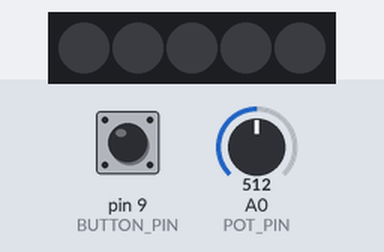
A sketch run on a simulated Arduino Uno, built with avr-gcc and run on an emulated ATmega328P. Shown: 5 RGB LEDs in strip order, left to right. Inputs (shaded band) come from the test bench; at power-on: pin 9 (BUTTON_PIN) HIGH, A0 (POT_PIN) = 512. Dim RGB values are drawn brighter than linear.

Above: at 1.2 s.
1.3 s: pin 9 (BUTTON_PIN) pulled LOW for 0.15 s
At 2.2 s:
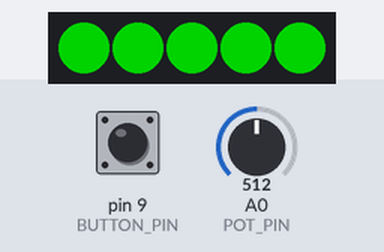
2.9 s: pin 9 (BUTTON_PIN) pulled LOW for 1 s
At 3.4 s:
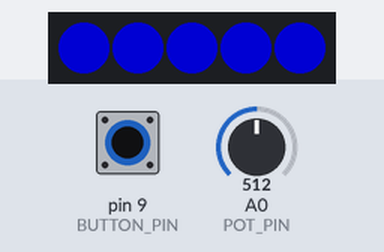
5.4 s: pin 9 (BUTTON_PIN) pulled LOW for 0.15 s
At 6.5 s:
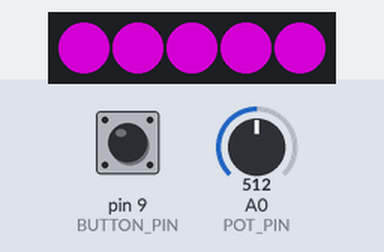
7.0 s: pin 9 (BUTTON_PIN) pulled LOW for 3.2 s
At 7.7 s:
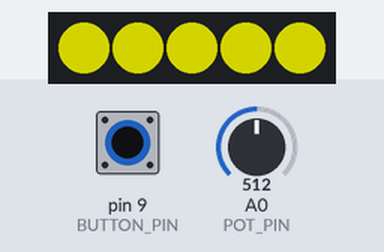
11.7 s: pin 9 (BUTTON_PIN) pulled LOW for 0.15 s
At 12.5 s:
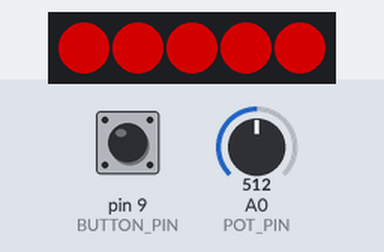
Timing chart, 0 to 14.3 s (numbered marks = the images above; inputs shaded):
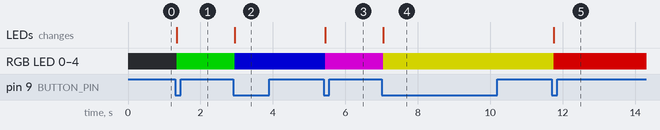

The sketch:

sketch_dec23a.ino
```cpp
#include "Adafruit_NeoPixel.h"

#define PIN 10
#define NUMPIXELS 5
#define BUTTON_PIN 9
#define POT_PIN A0
#define DEBOUNCE_DELAY 50

Adafruit_NeoPixel strip(NUMPIXELS, PIN, NEO_GRB + NEO_KHZ800);

uint32_t colors[] = {
  strip.Color(255, 0, 0),
  strip.Color(0, 255, 0),
  strip.Color(0, 0, 255),
  strip.Color(255, 0, 255),
  strip.Color(255, 255, 0),
};
const int numColors = sizeof(colors) / sizeof(colors[0]);
int currentColorIndex = 0;

int buttonState = LOW;
int lastButtonState = LOW;
unsigned long lastDebounceTime = 0;
int brightness = 150;


void setup() {
  strip.begin();
  pinMode(BUTTON_PIN, INPUT_PULLUP);
  pinMode(POT_PIN, INPUT);
}


void loop() {
  // Чтение значения потенциометра и установка яркости
  brightness = map(analogRead(POT_PIN), 0, 1023, 0, 255);
  strip.setBrightness(brightness);

  // Чтение кнопки
  int reading = digitalRead(BUTTON_PIN);

  // Фильтр дребезга
  if (reading != lastButtonState) {
    lastDebounceTime = millis();
  }

  if ((millis() - lastDebounceTime) > DEBOUNCE_DELAY) {
    if (reading != buttonState) {
      buttonState = reading;
      if (buttonState == LOW) {
        currentColorIndex = (currentColorIndex + 1) % numColors;

        for (int i = 0; i < NUMPIXELS; i++) {
          strip.setPixelColor(i, colors[currentColorIndex]);
        }
        strip.show();
      }
    }
  }

  lastButtonState = reading;
}
```

Measured:
- after the input at 1.3 s, RGB LED 0–4: off → RGB(0, 127, 0) after 0.05 s; the LEDs: change after 0.05 s (image 1)
- after the input at 2.9 s, RGB LED 0–4: RGB(0, 127, 0) → RGB(0, 0, 127) after 0.05 s; the LEDs: change after 0.05 s (image 2)
- after the input at 5.4 s, RGB LED 0–4: RGB(0, 0, 127) → RGB(127, 0, 127) after 0.05 s; the LEDs: change after 0.05 s (image 3)
- after the input at 7.0 s, RGB LED 0–4: RGB(127, 0, 127) → RGB(127, 127, 0) after 0.05 s; the LEDs: change after 0.05 s (image 4)
- after the input at 11.7 s, RGB LED 0–4: RGB(127, 127, 0) → RGB(127, 0, 0) after 0.05 s; the LEDs: change after 0.05 s (image 5)
